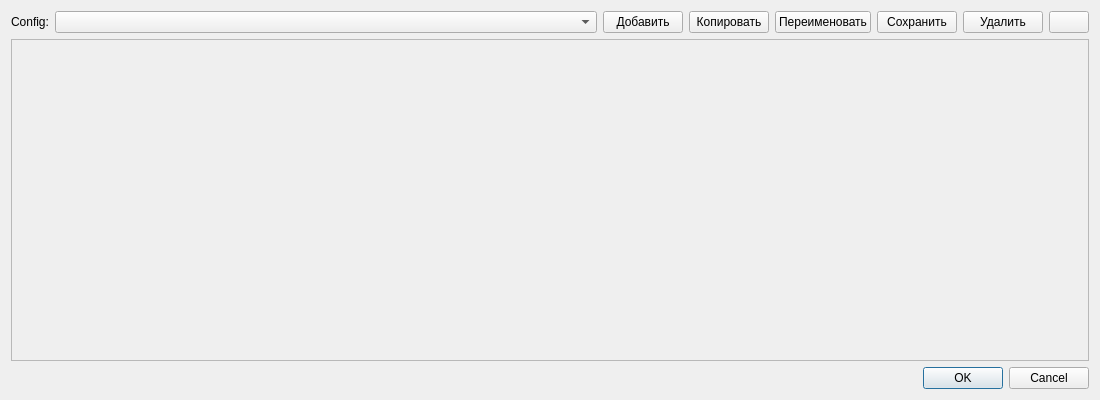
<?xml version="1.0" encoding="UTF-8"?>
<ui version="4.0">
 <class>WindowConfigForm</class>
 <widget class="QDialog" name="WindowConfigForm">
  <property name="geometry">
   <rect>
    <x>0</x>
    <y>0</y>
    <width>1100</width>
    <height>400</height>
   </rect>
  </property>
  <property name="sizePolicy">
   <sizepolicy hsizetype="MinimumExpanding" vsizetype="Preferred">
    <horstretch>0</horstretch>
    <verstretch>0</verstretch>
   </sizepolicy>
  </property>
  <property name="minimumSize">
   <size>
    <width>1100</width>
    <height>400</height>
   </size>
  </property>
  <property name="windowTitle">
   <string>Dialog</string>
  </property>
  <layout class="QVBoxLayout" name="verticalLayout">
   <item>
    <layout class="QHBoxLayout" name="horizontalLayout">
     <item>
      <widget class="QLabel" name="labelWindowConfig">
       <property name="text">
        <string>Config:</string>
       </property>
      </widget>
     </item>
     <item>
      <widget class="QComboBox" name="comboBox">
       <property name="sizePolicy">
        <sizepolicy hsizetype="Expanding" vsizetype="Fixed">
         <horstretch>0</horstretch>
         <verstretch>0</verstretch>
        </sizepolicy>
       </property>
      </widget>
     </item>
     <item>
      <widget class="QPushButton" name="pushButtonAddWindowConfg">
       <property name="text">
        <string>Добавить</string>
       </property>
      </widget>
     </item>
     <item>
      <widget class="QPushButton" name="pushButtonCopyWindowConfg">
       <property name="text">
        <string>Копировать</string>
       </property>
      </widget>
     </item>
     <item>
      <widget class="QPushButton" name="pushButtonRenameWindowConfg">
       <property name="text">
        <string>Переименовать</string>
       </property>
      </widget>
     </item>
     <item>
      <widget class="QPushButton" name="pushButtonSaveWindowConfig">
       <property name="text">
        <string>Сохранить</string>
       </property>
      </widget>
     </item>
     <item>
      <widget class="QPushButton" name="pushButtonDeleteWindowConfg">
       <property name="text">
        <string>Удалить</string>
       </property>
      </widget>
     </item>
     <item>
      <widget class="QPushButton" name="pushButtonAddWindow">
       <property name="text">
        <string/>
       </property>
       <property name="icon">
        <iconset resource="../resources/resources.qrc">
         <normaloff>:/icons/icons/add.png</normaloff>:/icons/icons/add.png</iconset>
       </property>
      </widget>
     </item>
    </layout>
   </item>
   <item>
    <widget class="QScrollArea" name="scrollArea">
     <property name="widgetResizable">
      <bool>true</bool>
     </property>
     <widget class="QWidget" name="scrollAreaWidgetContents">
      <property name="geometry">
       <rect>
        <x>0</x>
        <y>0</y>
        <width>1080</width>
        <height>310</height>
       </rect>
      </property>
      <layout class="QVBoxLayout" name="verticalLayoutWindowsItems">
       <item>
        <spacer name="verticalSpacer">
         <property name="orientation">
          <enum>Qt::Vertical</enum>
         </property>
         <property name="sizeType">
          <enum>QSizePolicy::MinimumExpanding</enum>
         </property>
         <property name="sizeHint" stdset="0">
          <size>
           <width>20</width>
           <height>40</height>
          </size>
         </property>
        </spacer>
       </item>
      </layout>
     </widget>
    </widget>
   </item>
   <item>
    <widget class="QDialogButtonBox" name="buttonBox">
     <property name="orientation">
      <enum>Qt::Horizontal</enum>
     </property>
     <property name="standardButtons">
      <set>QDialogButtonBox::Cancel|QDialogButtonBox::Ok</set>
     </property>
     <property name="centerButtons">
      <bool>false</bool>
     </property>
    </widget>
   </item>
  </layout>
 </widget>
 <resources>
  <include location="../resources/resources.qrc"/>
 </resources>
 <connections>
  <connection>
   <sender>buttonBox</sender>
   <signal>accepted()</signal>
   <receiver>WindowConfigForm</receiver>
   <slot>accept()</slot>
   <hints>
    <hint type="sourcelabel">
     <x>275</x>
     <y>390</y>
    </hint>
    <hint type="destinationlabel">
     <x>157</x>
     <y>274</y>
    </hint>
   </hints>
  </connection>
  <connection>
   <sender>buttonBox</sender>
   <signal>rejected()</signal>
   <receiver>WindowConfigForm</receiver>
   <slot>reject()</slot>
   <hints>
    <hint type="sourcelabel">
     <x>343</x>
     <y>390</y>
    </hint>
    <hint type="destinationlabel">
     <x>286</x>
     <y>274</y>
    </hint>
   </hints>
  </connection>
  <connection>
   <sender>pushButtonAddWindow</sender>
   <signal>pressed()</signal>
   <receiver>WindowConfigForm</receiver>
   <slot>onPushButtonAddWindowPressed()</slot>
   <hints>
    <hint type="sourcelabel">
     <x>839</x>
     <y>25</y>
    </hint>
    <hint type="destinationlabel">
     <x>418</x>
     <y>72</y>
    </hint>
   </hints>
  </connection>
  <connection>
   <sender>pushButtonSaveWindowConfig</sender>
   <signal>pressed()</signal>
   <receiver>WindowConfigForm</receiver>
   <slot>onPushButtonSaveWindowConfigPressed()</slot>
   <hints>
    <hint type="sourcelabel">
     <x>719</x>
     <y>33</y>
    </hint>
    <hint type="destinationlabel">
     <x>356</x>
     <y>42</y>
    </hint>
   </hints>
  </connection>
  <connection>
   <sender>pushButtonAddWindowConfg</sender>
   <signal>pressed()</signal>
   <receiver>WindowConfigForm</receiver>
   <slot>onPushButtonAddWindowConfigPressed()</slot>
   <hints>
    <hint type="sourcelabel">
     <x>419</x>
     <y>20</y>
    </hint>
    <hint type="destinationlabel">
     <x>363</x>
     <y>6</y>
    </hint>
   </hints>
  </connection>
  <connection>
   <sender>pushButtonCopyWindowConfg</sender>
   <signal>pressed()</signal>
   <receiver>WindowConfigForm</receiver>
   <slot>onPushButtonCopyWindowConfigPressed()</slot>
   <hints>
    <hint type="sourcelabel">
     <x>507</x>
     <y>22</y>
    </hint>
    <hint type="destinationlabel">
     <x>504</x>
     <y>5</y>
    </hint>
   </hints>
  </connection>
  <connection>
   <sender>pushButtonRenameWindowConfg</sender>
   <signal>pressed()</signal>
   <receiver>WindowConfigForm</receiver>
   <slot>onPushButtonRenameWindowConfigPressed()</slot>
   <hints>
    <hint type="sourcelabel">
     <x>591</x>
     <y>25</y>
    </hint>
    <hint type="destinationlabel">
     <x>587</x>
     <y>4</y>
    </hint>
   </hints>
  </connection>
  <connection>
   <sender>pushButtonDeleteWindowConfg</sender>
   <signal>pressed()</signal>
   <receiver>WindowConfigForm</receiver>
   <slot>onPushButtonDeleteWindowConfigPressed()</slot>
   <hints>
    <hint type="sourcelabel">
     <x>763</x>
     <y>23</y>
    </hint>
    <hint type="destinationlabel">
     <x>764</x>
     <y>5</y>
    </hint>
   </hints>
  </connection>
 </connections>
 <slots>
  <slot>onPushButtonSaveWindowConfigPressed()</slot>
  <slot>onPushButtonAddWindowPressed()</slot>
  <slot>onPushButtonCopyWindowConfigPressed()</slot>
  <slot>onPushButtonRenameWindowConfigPressed()</slot>
  <slot>onPushButtonDeleteWindowConfigPressed()</slot>
  <slot>onPushButtonAddWindowConfigPressed()</slot>
 </slots>
</ui>
